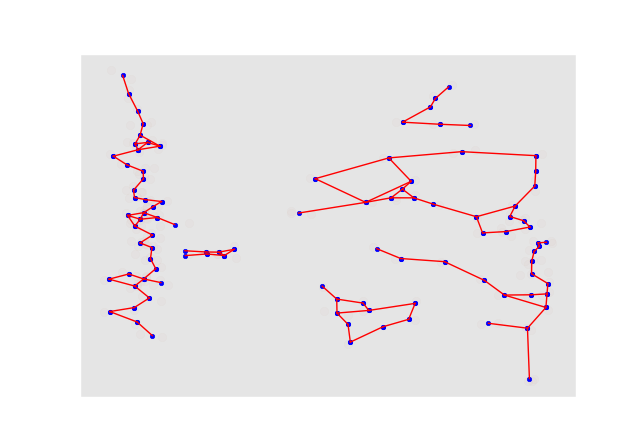

The Python source for this figure:
from __future__ import print_function
from sklearn.preprocessing import LabelBinarizer, LabelEncoder
from tqdm import tqdm_notebook as tqdm
import numpy as np
import matplotlib.animation as animation
from IPython.display import HTML
from neupy import algorithms, environment
import csv
import matplotlib.pyplot as plt
environment.reproducible()

def center(mtx):
    media = mtx.mean(axis=0)
    Mtx_centr = mtx - media
    return Mtx_centr


# Funcao para normalizar os dados.

def normalize(MTX):
    normalizado = MTX.std (axis=0)
    normalizado[normalizado == 0] = 1
    MT_centr = center (MTX)
    MT_normal = MT_centr / normalizado
    return MT_normal


def csvread(filename, delimiter='\t'):
    f = open (filename, 'r')
    reader = csv.reader (f, delimiter=delimiter)
    ncol = len (next (reader))
    nfeat = ncol - 1
    f.seek (0)
    x = np.zeros (nfeat)
    X = np.empty ((0, nfeat))

    y = []
    for row in reader:
        for j in range (nfeat):
            x[j] = float (row[j])

        X = np.append (X, [x], axis=0)
        label = row[nfeat]
        y.append (label)

    lb = LabelBinarizer ()
    Y = lb.fit_transform (y)
    classname = lb.classes_

    le = LabelEncoder ()
    ynum = le.fit_transform (y)

    return X, ynum


def read_arq(A):
    filename = A
    delimiter = '\t'
    X1, ynum = csvread (filename=filename, delimiter=delimiter)
    X1 = normalize (X1)
    std = X1.std (axis=0)

    return X1, ynum


var = read_arq('all1.csv')

dataset = np.array(var[0])

plt.style.use('ggplot')
environment.reproducible()
target = var[-1]

data = np.zeros((len(var[1]), 2))

for i in range(len(dataset)):
    data[i][:2] = dataset[i, [2, 13]]

gng = algorithms.GrowingNeuralGas(
    n_inputs=2,
    n_start_nodes=2,

    shuffle_data=True,
    verbose=True,

    step=0.1,
    neighbour_step=0.001,

    max_edge_age=50,
    max_nodes=100,

    n_iter_before_neuron_added=100,
    after_split_error_decay_rate=0.5,
    error_decay_rate=0.995,
    min_distance_for_update=0.2,
)

fig = plt.figure()
plt.scatter(*data.T, alpha=0.02)
plt.xticks([], [])
plt.yticks([], [])


def animate(i):
    for line in animate.prev_lines:
        line.remove()

    # Training will slow down overtime and we increase number
    # of data samples for training
    n = int(0.5 * gng.n_iter_before_neuron_added * (1 + i // 100))

    sampled_data_ids = np.random.choice(len(data), n)
    sampled_data = data[sampled_data_ids, :]
    gng.train(sampled_data, summary='inline', epochs=1)

    lines = []
    for node_1, node_2 in gng.graph.edges:
        weights = np.concatenate([node_1.weight, node_2.weight])
        line, = plt.plot(*weights.T, color='black')

        plt.setp(line, linewidth=1, color='red')

        lines.append(line)
        lines.append(plt.scatter(*weights.T, color='blue', s=10))

    animate.prev_lines = lines
    return lines


animate.prev_lines = []
anim = animation.FuncAnimation(fig, animate, tqdm(np.arange(20)), interval=30, blit=True)
HTML(anim.to_html5_video())
